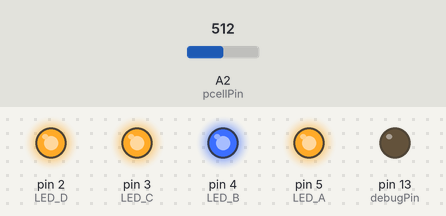
The sketch below on a simulated Arduino Uno, built with avr-gcc and run on an emulated ATmega328P. On the bench: output pins drawn as LEDs (lit = HIGH). The test bench sets the inputs (shaded band); at power-on: A2 (pcellPin) = 512.

Above: at 1.3 s.
1.4 s: A2 (pcellPin) set to 61
4.4 s: A2 (pcellPin) set to 53
At 4.9 s:
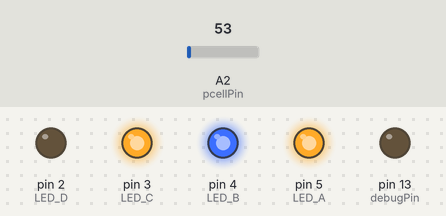
7.4 s: A2 (pcellPin) set to 30
At 7.9 s:
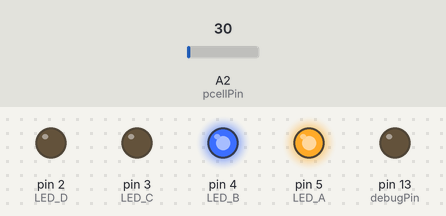
10.4 s: A2 (pcellPin) set to 50
At 10.9 s:
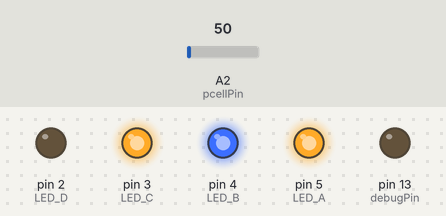
13.4 s: A2 (pcellPin) set to 15
At 13.9 s:
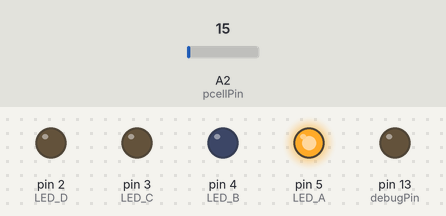
16.4 s: A2 (pcellPin) set to 23
19.4 s: A2 (pcellPin) set to 29
At 19.9 s:
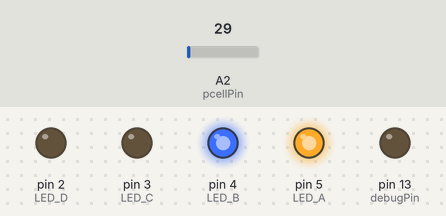
Timing chart, 0 to 22.4 s (numbered marks = the images above; inputs shaded):
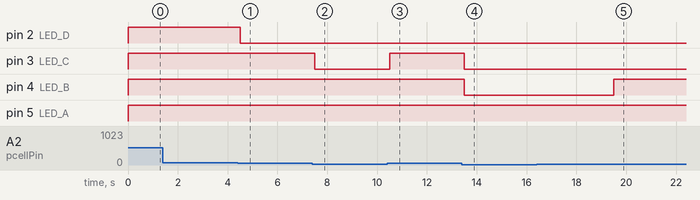

Measured:
- the behaviour switches between 56 and 55 on A2 (pcellPin) (found by bisection; images 0 and 1)
- the behaviour switches between 25 and 26 on A2 (pcellPin) (found by bisection; images 4 and 5)
- after the input at 4.4 s, pin 2 (LED_D): HIGH → LOW after 0.10 s
- after the input at 7.4 s, pin 3 (LED_C): HIGH → LOW after 0.10 s
- after the input at 10.4 s, pin 3 (LED_C): LOW → HIGH after 0.10 s
- after the input at 13.4 s, pin 3 (LED_C), pin 4 (LED_B): HIGH → LOW after 0.10 s
- after the input at 19.4 s, pin 4 (LED_B): LOW → HIGH after 0.11 s

The sketch:

PhotocellAssignment.ino
```cpp
// GLOBAL VARIABLES
const int LED_A = 5;
const int LED_B = 4;
const int LED_C = 3;
const int LED_D = 2;
const byte debugPin = 13;
const int pcellPin = A2;
const int LEDs[4] = {LED_A, LED_B, LED_C, LED_D};

int pcellValue;

// the setup function runs once when you press reset or power the board
void setup() {
  // initialize digital pins as outputs
  pinMode(LED_A, OUTPUT);
  pinMode(LED_B, OUTPUT);
  pinMode(LED_C, OUTPUT);
  pinMode(LED_D, OUTPUT);
  pinMode(debugPin, OUTPUT);
  // initialize photocell as input
  pinMode(pcellPin, INPUT);
}

// the loop function runs over and over again forever
void loop() {
  // get photocell value
  pcellValue = analogRead(pcellPin);
  // turn on each LED based on pcellValue
  if (pcellValue > 10) {
    digitalWrite(LEDs[0], HIGH);
  }
  if (pcellValue > 25) {
    digitalWrite(LEDs[1], HIGH);
  }
  if (pcellValue > 40) {
    digitalWrite(LEDs[2], HIGH);
  }
  if (pcellValue > 55) {
    digitalWrite(LEDs[3], HIGH);
  }
  delay(500);
  // turn all off
  for (int i = 0; i < 4; i++) {
    digitalWrite(LEDs[i], LOW);
  }
}
```
